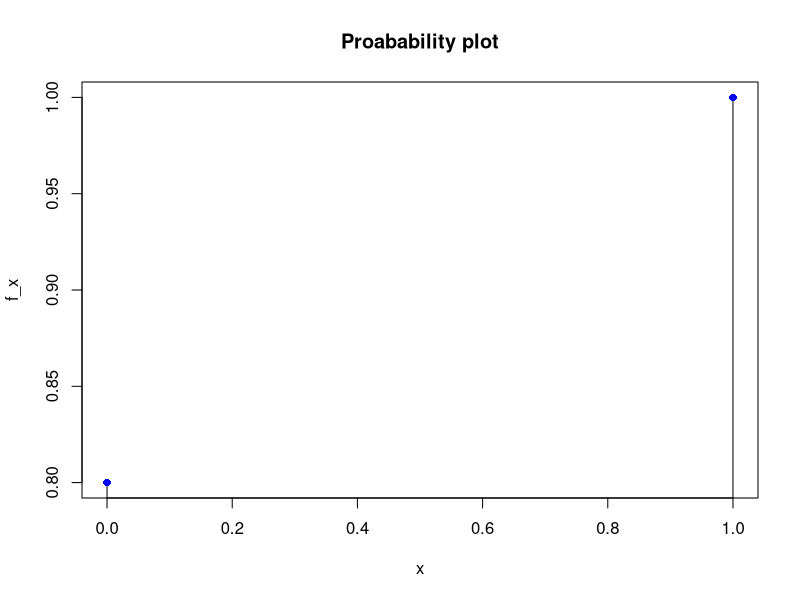
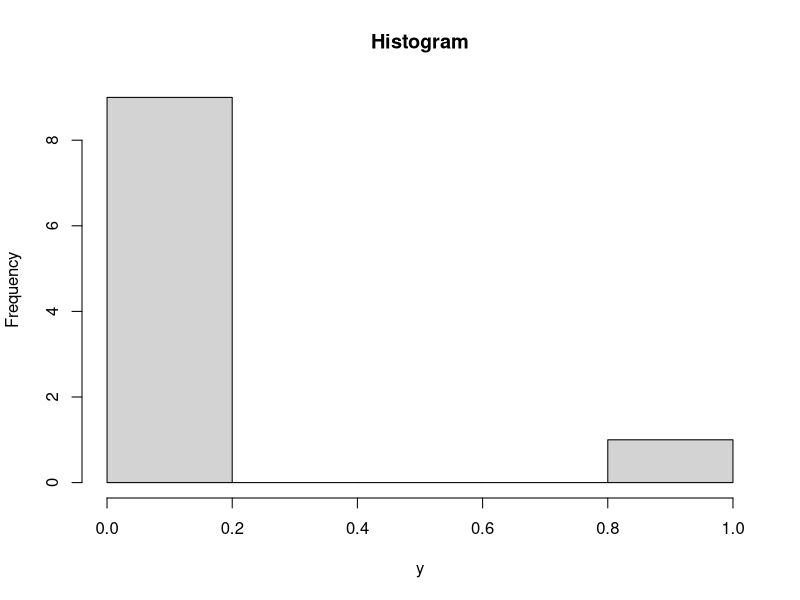

R code for these plots, in order:
#Arguments
x=seq(0, 1, by = 1)

#Pdf and Cdf functions, 1 trial
f_x <- dbinom(x, 1, 0.2) #pdf
f_x <- pbinom(x, 1, 0.2) #cdf

#Needle plot
plot(x,f_x, type="h",main='Proabability plot')
points(x,f_x,pch=16,cex=1,col="blue") #pch - symbol filled circle

#Random sample from normal of size n
set.seed(2022)
n <- 1000
y <-rbinom(10, 1, 0.2)

#Histogram
hist(y, main = "Histogram")
